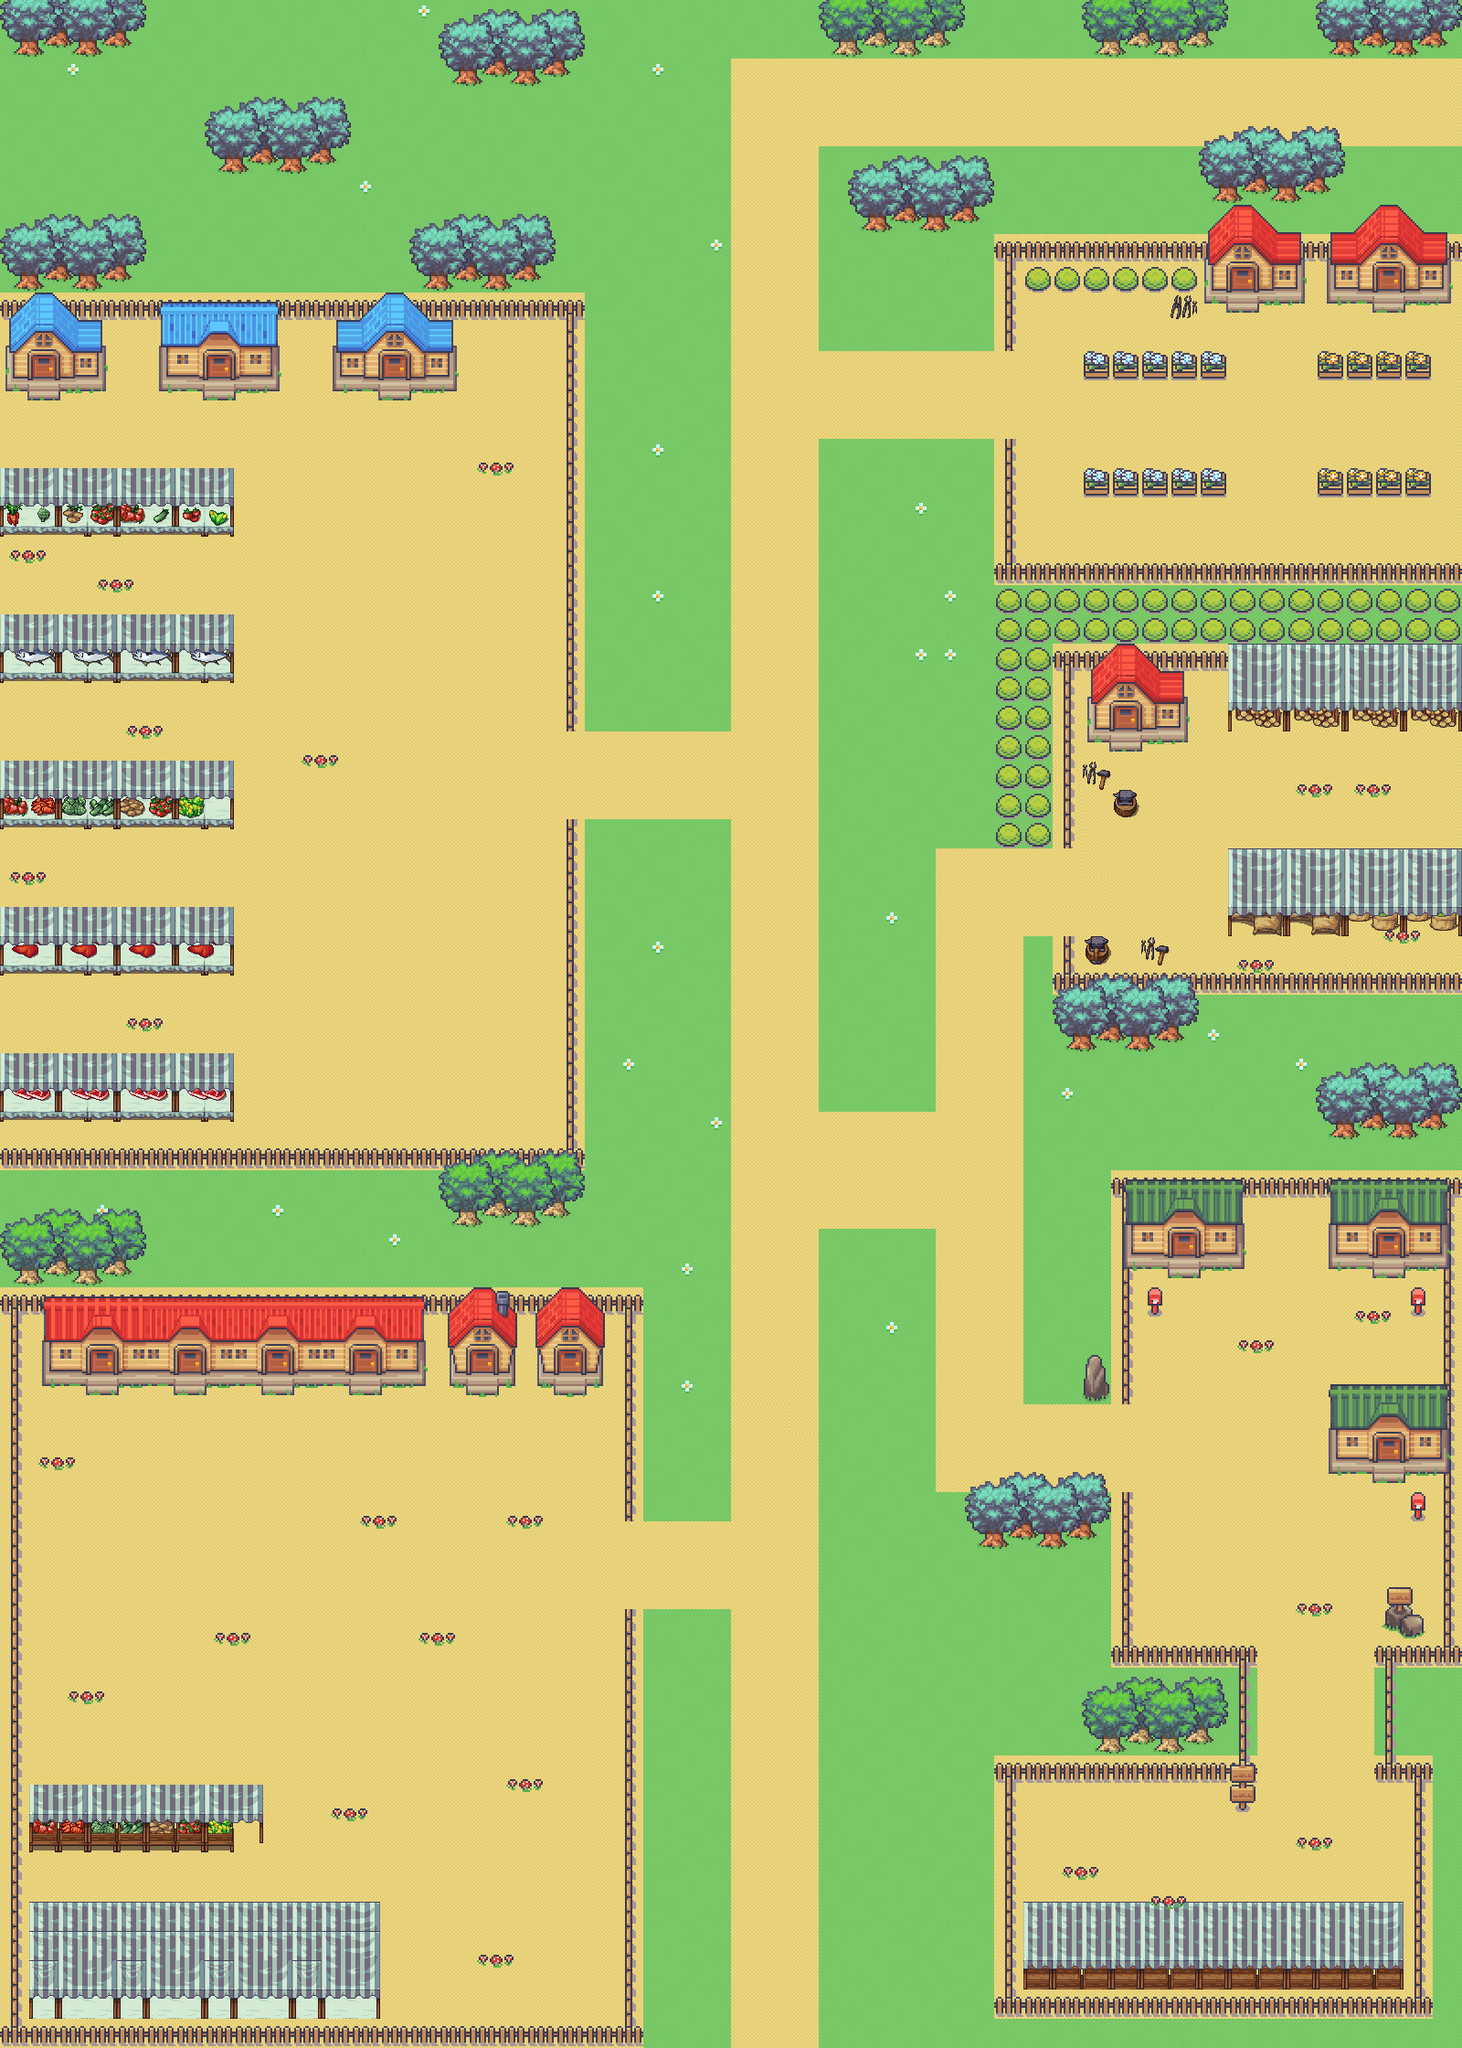

Rendered tile map (Tiled .tmx) drawn with the repository's tilesets; below, a short description and the map source with its tile grids summarised:
An orthogonal 50x70 tile map with 32x32 px tiles, 6 tile layers (groundlayer3_1, roadlayer3_1, sidelayer3_1, houselayer3_1, ...), 2 tilesets and 6 objects (start, end, item4_1, item4_2, enemy4_1, ...).

<map version="1.9" tiledversion="1.9.2" orientation="orthogonal" renderorder="right-down" width="50" height="70" tilewidth="32" tileheight="32" infinite="0" nextlayerid="9" nextobjectid="10">
 <editorsettings>
  <export target="lv3_fram.tmj" format="json" />
 </editorsettings>
 <tileset firstgid="1" name="village32x32" tilewidth="32" tileheight="32" tilecount="855" columns="19">
  <image source="village32x32.png" width="608" height="1440" />
 </tileset>
 <tileset firstgid="856" name="farming_fishing" tilewidth="32" tileheight="32" tilecount="400" columns="20">
  <image source="farming_fishing.png" width="640" height="640" />
 </tileset>
 <layer id="1" name="groundlayer3_1" width="50" height="70">
  <data>[3500 cells, 3500 non-empty, 4 distinct tile ids]</data>
 </layer>
 <layer id="2" name="roadlayer3_1" width="50" height="70">
  <data>[3500 cells, 2289 non-empty, 2 distinct tile ids]</data>
 </layer>
 <layer id="4" name="sidelayer3_1" width="50" height="70">
  <data>[3500 cells, 321 non-empty, 8 distinct tile ids]</data>
 </layer>
 <layer id="3" name="houselayer3_1" width="50" height="70">
  <data>[3500 cells, 589 non-empty, 235 distinct tile ids]</data>
 </layer>
 <layer id="5" name="treelayer3_1" width="50" height="70">
  <data>[3500 cells, 347 non-empty, 61 distinct tile ids]</data>
 </layer>
 <objectgroup id="7" name="objectLayer">
  <object id="1" name="start" x="1576" y="116">
   <point />
  </object>
  <object id="3" name="end" x="848" y="2232">
   <point />
  </object>
  <object id="4" name="item4_1" x="1364" y="2040">
   <point />
  </object>
  <object id="5" name="item4_2" x="356" y="1160">
   <point />
  </object>
  <object id="7" name="enemy4_1" x="752" y="848">
   <point />
  </object>
  <object id="8" name="enemy4_2" x="1356" y="1596">
   <point />
  </object>
 </objectgroup>
 <layer id="6" name="layer63_1" width="50" height="70">
  <data>[3500 cells, 184 non-empty, 8 distinct tile ids]</data>
 </layer>
</map>
